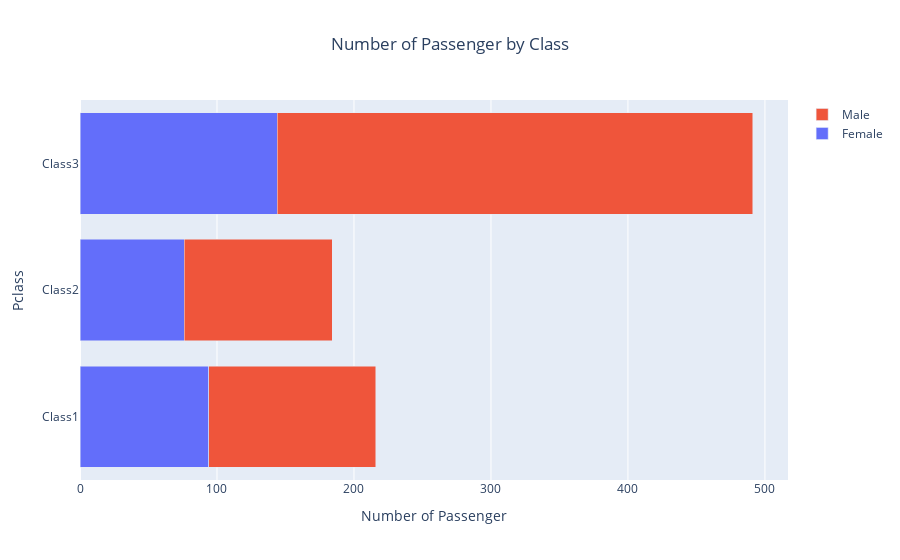

The notebook cell saved with this chart:
### Markdown cell above
Kita juga bisa menampilkan dalam satu subplot yang sama dalam bentuk stacked bar chart.

### Code cell
fig = go.Figure()

# membuat barplot female
female_barplot = go.Bar(
    x = df_class_female['PassengerId'],     # sumbu x
    y = df_class_female['Pclass'],          # sumbu y
    orientation='h',                        # orientasi dari vertikal menjadi horizontal
    name='Female',                          # label
    hoverinfo='all'                         # menampilkan semua info saat dihover
)

# membuat barplot male
male_barplot = go.Bar(
    x = df_class_male['PassengerId'],               # sumbu x
    y = df_class_male['Pclass'],                    # sumbu y
    orientation='h',                                # orientasi dari vertikal menjadi horizontal
    name='Male',                                    # label
    hoverinfo='all'                                 # menampilkan semua info saat dihover
)

# menambahkan barplot female ke dalam figura
fig.add_trace(female_barplot)

# menambahkan barplot male ke dalam figura
fig.add_trace(male_barplot)

# mengupdate layout
fig.update_layout(
    barmode='stack',                                # mengubah menjadi stacked bar
    title_text='Number of Passenger by Class',      # memberi judul
    title_x=0.5,
    xaxis_title='Number of Passenger',
    yaxis_title='Pclass',
    hoverlabel=dict(
        bgcolor='white',
        font_size=12,
        font_family="Rockwell"
    ),
    yaxis = dict(
        tickmode='array',
        tickvals=df_class_female['Pclass'],                      # data dari sumbu y
        ticktext=["Class1", "Class2", "Class3"],                 # mengubah label dari sumbu y
    )
)

fig

### Figure 1 — Plotly figure (JSON) as saved in the notebook; plotly's stock layout.template omitted (floating-point values rounded to 4 significant figures)
{"data": [{"hoverinfo": "all", "name": "Female", "orientation": "h", "type": "bar", "x": [94, 76, 144], "y": [1, 2, 3]}, {"hoverinfo": "all", "name": "Male", "orientation": "h", "type": "bar", "x": [122, 108, 347], "y": [1, 2, 3]}], "layout": {"barmode": "stack", "hoverlabel": {"bgcolor": "white", "font": {"family": "Rockwell", "size": 12}}, "title": {"text": "Number of Passenger by Class", "x": 0.5}, "xaxis": {"title": {"text": "Number of Passenger"}}, "yaxis": {"tickmode": "array", "ticktext": ["Class1", "Class2", "Class3"], "tickvals": [1, 2, 3], "title": {"text": "Pclass"}}}}
